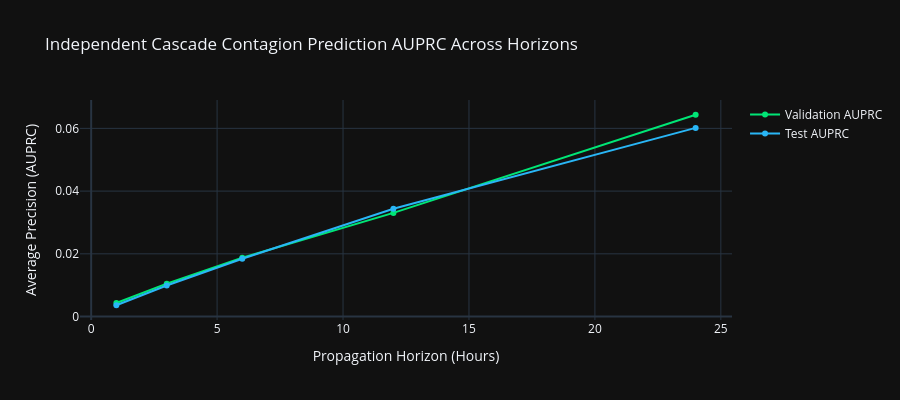

Here is the notebook cell this chart was saved with:
### Markdown cell above
## 6. Independent Cascade Propagation Baseline

We inspect the performance of the classical probabilistic Independent Cascade (IC) diffusion baseline, fitted strictly on training cascades and evaluated across prediction horizons $k \in \{1, 3, 6, 12, 24\}$ hours on the validation and test splits (`reports/cascade_baseline.csv`).

### Code cell
cascade_rep_path = Path("../reports/cascade_baseline.csv")
if cascade_rep_path.exists():
    df_cascade = pd.read_csv(cascade_rep_path)
    print("=== INDEPENDENT CASCADE BENCHMARK PERFORMANCE ===")
    print(df_cascade[["horizon_hours", "val_auroc", "val_auprc", "test_auroc", "test_auprc"]].to_string(index=False))

    fig_casc = go.Figure()
    fig_casc.add_trace(go.Scatter(x=df_cascade["horizon_hours"], y=df_cascade["val_auprc"], name="Validation AUPRC", mode="lines+markers", line=dict(color="#00e676", width=2)))
    fig_casc.add_trace(go.Scatter(x=df_cascade["horizon_hours"], y=df_cascade["test_auprc"], name="Test AUPRC", mode="lines+markers", line=dict(color="#29b6f6", width=2)))
    fig_casc.update_layout(
        title="Independent Cascade Contagion Prediction AUPRC Across Horizons",
        xaxis_title="Propagation Horizon (Hours)", yaxis_title="Average Precision (AUPRC)",
        template="plotly_dark", height=400
    )
    fig_casc.show()
else:
    print("Run `python scripts/evaluate_cascade_baseline.py` to regenerate cascade benchmark reports.")

### Figure 1 — Plotly figure (JSON) as saved in the notebook; plotly's stock layout.template omitted (floating-point values rounded to 4 significant figures)
{"data": [{"line": {"color": "#00e676", "width": 2}, "mode": "lines+markers", "name": "Validation AUPRC", "type": "scatter", "x": [1, 3, 6, 12, 24], "y": [0.004345, 0.0105, 0.01878, 0.03306, 0.06434]}, {"line": {"color": "#29b6f6", "width": 2}, "mode": "lines+markers", "name": "Test AUPRC", "type": "scatter", "x": [1, 3, 6, 12, 24], "y": [0.003614, 0.009921, 0.01843, 0.03436, 0.06015]}], "layout": {"height": 400, "title": {"text": "Independent Cascade Contagion Prediction AUPRC Across Horizons"}, "xaxis": {"title": {"text": "Propagation Horizon (Hours)"}}, "yaxis": {"title": {"text": "Average Precision (AUPRC)"}}}}
